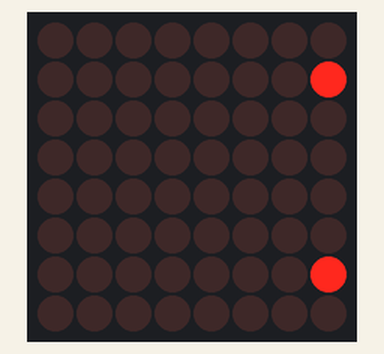
Simulated run of this sketch. Board: Arduino Uno, built with avr-gcc and run on an emulated ATmega328P. On the bench: 8×8 LED matrix.

Above: at 2.6 s.
At 5.4 s:
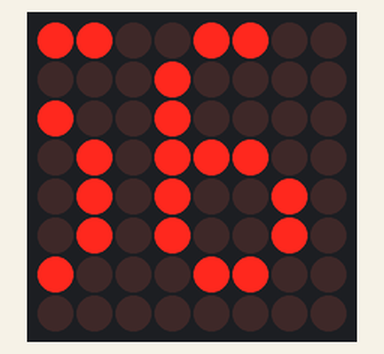
At 8.3 s:
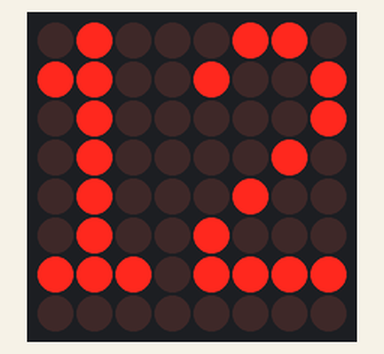
At 13.93 s:
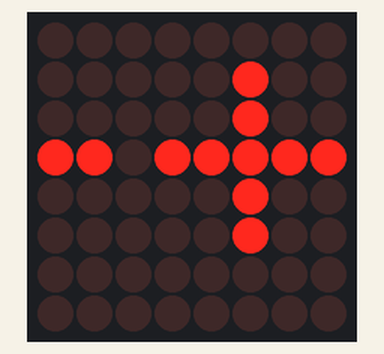
At 19.61 s:
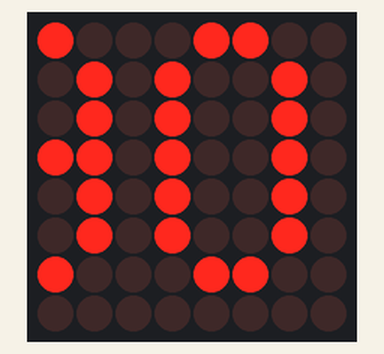
At 25.19 s:
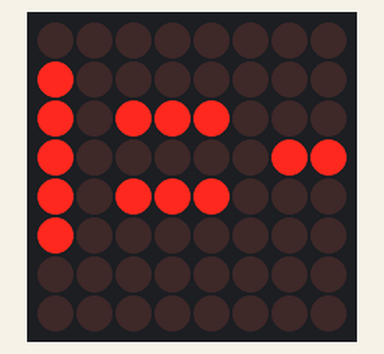

The sketch:

bukvy2.ino
```cpp
#include <MaxMatrix.h>
#include <avr/pgmspace.h>

PROGMEM prog_uchar CH[] = {
3, 8, B0000000, B0000000, B0000000, B0000000, B0000000, // space
1, 8, B1011111, B0000000, B0000000, B0000000, B0000000, // !
3, 8, B0000011, B0000000, B0000011, B0000000, B0000000, // "
5, 8, B0010100, B0111110, B0010100, B0111110, B0010100, // #
4, 8, B0100100, B1101010, B0101011, B0010010, B0000000, // $
5, 8, B1100011, B0010011, B0001000, B1100100, B1100011, // %
5, 8, B0110110, B1001001, B1010110, B0100000, B1010000, // &
1, 8, B0000011, B0000000, B0000000, B0000000, B0000000, // '
3, 8, B0011100, B0100010, B1000001, B0000000, B0000000, // (
3, 8, B1000001, B0100010, B0011100, B0000000, B0000000, // )
5, 8, B0101000, B0011000, B0001110, B0011000, B0101000, // *
5, 8, B0001000, B0001000, B0111110, B0001000, B0001000, // +
2, 8, B10110000, B1110000, B0000000, B0000000, B0000000, // ,
4, 8, B0001000, B0001000, B0001000, B0001000, B0000000, // -
2, 8, B1100000, B1100000, B0000000, B0000000, B0000000, // .
4, 8, B1100000, B0011000, B0000110, B0000001, B0000000, // /
4, 8, B0111110, B1000001, B1000001, B0111110, B0000000, // 0
3, 8, B1000010, B1111111, B1000000, B0000000, B0000000, // 1
4, 8, B1100010, B1010001, B1001001, B1000110, B0000000, // 2
4, 8, B0100010, B1000001, B1001001, B0110110, B0000000, // 3
4, 8, B0011000, B0010100, B0010010, B1111111, B0000000, // 4
4, 8, B0100111, B1000101, B1000101, B0111001, B0000000, // 5
4, 8, B0111110, B1001001, B1001001, B0110000, B0000000, // 6
4, 8, B1100001, B0010001, B0001001, B0000111, B0000000, // 7
4, 8, B0110110, B1001001, B1001001, B0110110, B0000000, // 8
4, 8, B0000110, B1001001, B1001001, B0111110, B0000000, // 9
2, 8, B01010000, B0000000, B0000000, B0000000, B0000000, // :
2, 8, B10000000, B01010000, B0000000, B0000000, B0000000, // ;
3, 8, B0010000, B0101000, B1000100, B0000000, B0000000, // <
3, 8, B0010100, B0010100, B0010100, B0000000, B0000000, // =
3, 8, B1000100, B0101000, B0010000, B0000000, B0000000, // >
4, 8, B0000010, B1011001, B0001001, B0000110, B0000000, // ?
5, 8, B0111110, B1001001, B1010101, B1011101, B0001110, // @
4, 8, B1111110, B0010001, B0010001, B1111110, B0000000, // A
4, 8, B1111111, B1001001, B1001001, B0110110, B0000000, // B
4, 8, B0111110, B1000001, B1000001, B0100010, B0000000, // C
4, 8, B1111111, B1000001, B1000001, B0111110, B0000000, // D
4, 8, B1111111, B1001001, B1001001, B1000001, B0000000, // E
4, 8, B1111111, B0001001, B0001001, B0000001, B0000000, // F
4, 8, B0111110, B1000001, B1001001, B1111010, B0000000, // G
4, 8, B1111111, B0001000, B0001000, B1111111, B0000000, // H
3, 8, B1000001, B1111111, B1000001, B0000000, B0000000, // I
4, 8, B0110000, B1000000, B1000001, B0111111, B0000000, // J
4, 8, B1111111, B0001000, B0010100, B1100011, B0000000, // K
4, 8, B1111111, B1000000, B1000000, B1000000, B0000000, // L
5, 8, B1111111, B0000010, B0001100, B0000010, B1111111, // M
5, 8, B1111111, B0000100, B0001000, B0010000, B1111111, // N
4, 8, B0111110, B1000001, B1000001, B0111110, B0000000, // O
4, 8, B1111111, B0001001, B0001001, B0000110, B0000000, // P
4, 8, B0111110, B1000001, B1000001, B10111110, B0000000, // Q
4, 8, B1111111, B0001001, B0001001, B1110110, B0000000, // R
4, 8, B1000110, B1001001, B1001001, B0110010, B0000000, // S
5, 8, B0000001, B0000001, B1111111, B0000001, B0000001, // T
4, 8, B0111111, B1000000, B1000000, B0111111, B0000000, // U
5, 8, B0001111, B0110000, B1000000, B0110000, B0001111, // V
5, 8, B0111111, B1000000, B0111000, B1000000, B0111111, // W
5, 8, B1100011, B0010100, B0001000, B0010100, B1100011, // X
5, 8, B0000111, B0001000, B1110000, B0001000, B0000111, // Y
4, 8, B1100001, B1010001, B1001001, B1000111, B0000000, // Z
2, 8, B1111111, B1000001, B0000000, B0000000, B0000000, // [
4, 8, B0000001, B0000110, B0011000, B1100000, B0000000, // backslash
2, 8, B1000001, B1111111, B0000000, B0000000, B0000000, // ]
3, 8, B0000010, B0000001, B0000010, B0000000, B0000000, // hat
4, 8, B1000000, B1000000, B1000000, B1000000, B0000000, // _
2, 8, B0000001, B0000010, B0000000, B0000000, B0000000, // `
4, 8, B0100000, B1010100, B1010100, B1111000, B0000000, // a
4, 8, B1111111, B1000100, B1000100, B0111000, B0000000, // b
4, 8, B0111000, B1000100, B1000100, B0101000, B0000000, // c
4, 8, B0111000, B1000100, B1000100, B1111111, B0000000, // d
4, 8, B0111000, B1010100, B1010100, B0011000, B0000000, // e
3, 8, B0000100, B1111110, B0000101, B0000000, B0000000, // f
4, 8, B10011000, B10100100, B10100100, B01111000, B0000000, // g
4, 8, B1111111, B0000100, B0000100, B1111000, B0000000, // h
3, 8, B1000100, B1111101, B1000000, B0000000, B0000000, // i
4, 8, B1000000, B10000000, B10000100, B1111101, B0000000, // j
4, 8, B1111111, B0010000, B0101000, B1000100, B0000000, // k
3, 8, B1000001, B1111111, B1000000, B0000000, B0000000, // l
5, 8, B1111100, B0000100, B1111100, B0000100, B1111000, // m
4, 8, B1111100, B0000100, B0000100, B1111000, B0000000, // n
4, 8, B0111000, B1000100, B1000100, B0111000, B0000000, // o
4, 8, B11111100, B0100100, B0100100, B0011000, B0000000, // p
4, 8, B0011000, B0100100, B0100100, B11111100, B0000000, // q
4, 8, B1111100, B0001000, B0000100, B0000100, B0000000, // r
4, 8, B1001000, B1010100, B1010100, B0100100, B0000000, // s
3, 8, B0000100, B0111111, B1000100, B0000000, B0000000, // t
4, 8, B0111100, B1000000, B1000000, B1111100, B0000000, // u
5, 8, B0011100, B0100000, B1000000, B0100000, B0011100, // v
5, 8, B0111100, B1000000, B0111100, B1000000, B0111100, // w
5, 8, B1000100, B0101000, B0010000, B0101000, B1000100, // x
4, 8, B10011100, B10100000, B10100000, B1111100, B0000000, // y
3, 8, B1100100, B1010100, B1001100, B0000000, B0000000, // z
3, 8, B0001000, B0110110, B1000001, B0000000, B0000000, // {
1, 8, B1111111, B0000000, B0000000, B0000000, B0000000, // |
3, 8, B1000001, B0110110, B0001000, B0000000, B0000000, // }
4, 8, B0001000, B0000100, B0001000, B0000100, B0000000, // ~
};


byte A[] = {4, 8, B11111110, B00010001, B00010001, B11111110 };			//А
byte B[] = {4, 8, B11111111, B10001001, B10001001, B11110001 };			//Б
byte V[] = {4, 8, B11111111, B10001001, B10001111, B11111000 };			//В
byte G[] = {4, 8, B11111111, B00000001, B00000001, B00000001 };			//Г
byte D[] = {5, 8, B11000000, B01111110, B01000001, B01111110, B11000000}; 	//Д
byte E[] = {4, 8, B11111111, B10001001, B10001001, B10001001 }; 		//Е
byte J[] = {5, 8, B11000011, B00111100, B11111111, B00111100, B11000011}; 	//Ж
byte Z[] = {4, 8, B01000010, B10001001, B10001001, B11110111 }; 		//З
byte I[] = {4, 8, B11111111, B00110000, B00001100, B11111111};          	//И
byte K[] = {4, 8, B11111111, B00011000, B01100110, B10000001 };	                //K
byte L[] = {4, 8, B10000000, B01111110, B00000001, B11111111 };			//Л
byte M[] = {5, 8, B11111111, B00000011, B00000100, B00000011, B11111111}; 	//M
byte N[] = {4, 8, B11111111, B00010000, B00010000, B11111111};          	//Н
byte O[] = {4, 8, B01111110, B10000001, B10000001, B01111110 };			//O
byte P[] = {4, 8, B11111111, B00000001, B00000001, B11111111 };			//П
byte R[] = {4, 8, B11111111, B00001001, B00001001, B00001111 }; 		//Р
byte C[] = {4, 8, B01111110, B10000001, B10000001, B01000010 };			//С
byte T[] = {5, 8, B00000001, B00000001, B11111111, B00000001, B00000001};	//T

// описание подключения
// DIN к 8
// CS к 9
// CLK к 10
// 1 модуль (Когда 2 матрицы последняя цифра меняется с 1 на кол-во матриц)
MaxMatrix m(8, 9, 10, 1);

byte buffer[10];
char msg[] = "12345678901234567890=+++";

void setup(){
m.init();
m.setIntensity(0);
printString(msg);
}

void loop()
{
printString(msg);
// delay(100);
//m.shiftLeft(false, true);

}


void printString(char* s)
 {
   while (*s != 0)
  {
    if (*s < 32) return;
    char c = *s - 32;
    memcpy_P(buffer, CH + 7*c, 7);
    m.writeSprite(32, 0, buffer);
    m.setColumn(32 + buffer[0], 0);
    for (int i=0; i<buffer[0]+1; i++){
      delay(100);
    m.shiftLeft(false, false);
    }
        s++;
  }
}

/*
 void printString(char* s)
 {
   int col = 0;
   while (*s != 0)
  {
    if (*s < 32) continue;
    char c = *s - 32;
    memcpy_P(buffer, CH + 7*c, 7);
    m.writeSprite(col, 0, buffer);
    m.setColumn(col + buffer[0], 0);
    col += buffer[0] + 1;
    s++;
  }

}
*/
```

Measured:
- by itself, everything shown: repeats every 12.2 s, in 120 steps
